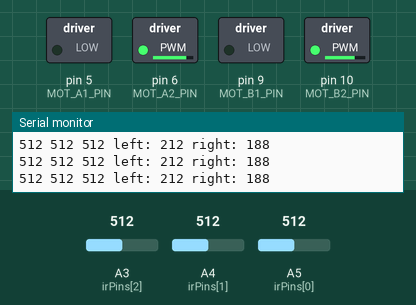
Recording of a sketch running on a simulated Arduino Uno, built with avr-gcc and run on an emulated ATmega328P. Shown: switched loads named in the sketch (green lamp = pin HIGH), the last lines printed to the serial monitor. The inputs (shaded band) are chosen by the test bench; at power-on: A3 (irPins[2]) = 512, A4 (irPins[1]) = 512, A5 (irPins[0]) = 512.

Above: at 1.2 s.
1.3 s: A3 (irPins[2]) set to 409
4.3 s: A3 (irPins[2]) set to 391
At 5.2 s:
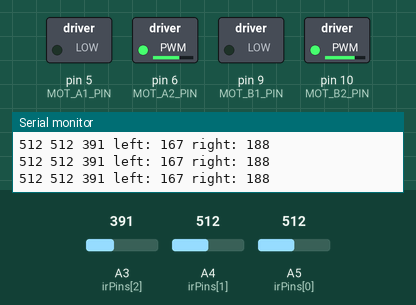
5.8 s: A4 (irPins[1]) set to 414
7.3 s: A4 (irPins[1]) set to 389
At 7.7 s:
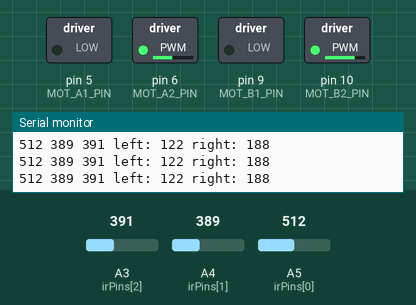
8.8 s: A5 (irPins[0]) set to 409
11.8 s: A5 (irPins[0]) set to 389
At 13.1 s:
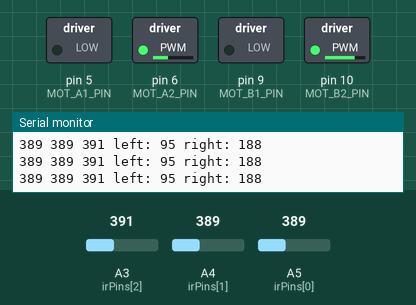
Timing chart, 0 to 14.8 s (numbered marks = the images above; inputs shaded):
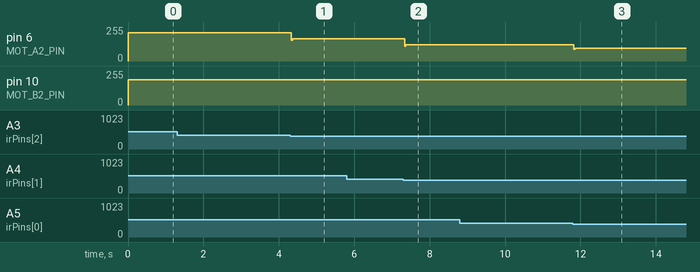

The sketch:

pidLineFollowing.ino
```cpp
/*
PID implemented Line following control of two Bi-directional Motors

This sketch was used to test if PID line following was better to use instead of a standard line
following agorithm - which it was

*/
// WheelDrive - move a pair of DC motors at varying rate and direction
//
// Copyright (c) 2016, Garth Zeglin.  All rights reserved. Licensed under the
// terms of the BSD 3-clause license as included in LICENSE.
//
// This program assumes that:
//
//  1. A DRV8833 dual DC motor driver module is connected to pins 5, 6, 9, and 10.
//  2. A pair of motors is attached to the driver.
//  3. The serial console on the Arduino IDE is set to 9600 baud communications speed.

// ================================================================================
// Define constant values and global variables.

// Define the pin numbers on which the outputs are generated.
#define MOT_A1_PIN 5
#define MOT_A2_PIN 6
#define MOT_B1_PIN 9
#define MOT_B2_PIN 10

boolean reverseL = 0;
boolean reverseR = 0;

/* variables to keep track of current speed of motors */
int leftServoSpeed = 0;
int rightServoSpeed = 0;
float motorOffset = 12;  // Adjust this value as needed

/* Define the pins for the IR sensors */
const int irPins[3] = {A5, A4, A3};

/* Define values for the IR Sensor readings */
int irSensorDigital[3] = {0, 0, 0};

int threshold = 400; // IR sensor threshold value for line detection


const int maxSpeed = 200; // the range for speed is(0,255)

// binary representation of the sensor reading
// 1 when the sensor detects the line, 0 otherwise
int irSensors = B000;

// A score to determine deviation from the line [-180 ; +180].
// Negative means the robot is left of the line.
//int error = 0;


// ================================================================================
/// Configure the hardware once after booting up.  This runs once after pressing
//// reset or powering up the board.
void setup(void)
{
  // Initialize the stepper driver control pins to output drive mode.
  pinMode(MOT_A1_PIN, OUTPUT);
  pinMode(MOT_A2_PIN, OUTPUT);
  pinMode(MOT_B1_PIN, OUTPUT);
  pinMode(MOT_B2_PIN, OUTPUT);

  // Start with drivers off, motors coasting.
  digitalWrite(MOT_A1_PIN, LOW);
  digitalWrite(MOT_A2_PIN, LOW);
  digitalWrite(MOT_B1_PIN, LOW);
  digitalWrite(MOT_B2_PIN, LOW);

  // Initialize the serial UART at 9600 bits per second.
  Serial.begin(9600);
}
// ================================================================================
/// Set the current on a motor channel using PWM and directional logic.
/// Changing the current will affect the motor speed, but please note this is
/// not a calibrated speed control.  This function will configure the pin output
/// state and return.
///
/// \param pwm    PWM duty cycle ranging from -255 full reverse to 255 full forward
/// \param IN1_PIN  pin number xIN1 for the given channel
/// \param IN2_PIN  pin number xIN2 for the given channel

void set_motor_pwm(int pwm, int IN1_PIN, int IN2_PIN)
{
  if (pwm < 0) {  // reverse speeds
    analogWrite(IN1_PIN, -pwm);
    digitalWrite(IN2_PIN, LOW);

  } else { // stop or forward
    digitalWrite(IN1_PIN, LOW);
    analogWrite(IN2_PIN, pwm);
  }
}
// ================================================================================
/// Set the current on both motors.
///
/// \param pwm_A  motor A PWM, -255 to 255
/// \param pwm_B  motor B PWM, -255 to 255

void set_motor_currents(int pwm_A, int pwm_B)
{
  set_motor_pwm(pwm_A, MOT_A1_PIN, MOT_A2_PIN);
  set_motor_pwm(pwm_B, MOT_B1_PIN, MOT_B2_PIN);

  // Print a status message to the console.
  // Serial.print("Set motor A PWM = ");
  // Serial.print(pwm_A);
  // Serial.print(" motor B PWM = ");
  // Serial.println(pwm_B);
}

// ================================================================================
/// Simple primitive for the motion sequence to set a speed and wait for an interval.
///
/// \param pwm_A  motor A PWM, -255 to 255
/// \param pwm_B  motor B PWM, -255 to 255
/// \param duration delay in milliseconds
void spin_and_wait(int pwm_A, int pwm_B, int duration)
{
  set_motor_currents(pwm_A, pwm_B);
  delay(duration);
}

void Scan() {
  // Initialize the sensors
    irSensors = B000;

  for (int i = 0; i < 3; i++) {
      int sensorValue = analogRead(irPins[i]);
      if (sensorValue >= threshold) {
        irSensorDigital[i] = 1;
        Serial.print((sensorValue));
        Serial.print(" ");
      }

    else {
      irSensorDigital[i] = 0;
      Serial.print(sensorValue);
      Serial.print(" ");
    }

    int b = 2-i;
    irSensors = irSensors + (irSensorDigital[i]<<b);
    }
    //Serial.println();
}

// PID Constants (Tune these values)
float Kp = 0.9;  // Proportional gain
float Ki = 0.0;  // Integral gain (usually small or 0)
float Kd = 0.2;  // Derivative gain

int error = 0, errorLast = 0;
float integral = 0;
float derivative = 0;

void UpdateDirection() {

  errorLast = error;

  switch (irSensors) {
    case B000: // No sensor detects the line
       error = (errorLast < 0) ? -130 : 130;
       break;
    case B100: error = -100; break; // Leftmost sensor
    case B110: error = -50; break;
    case B010: error = 0; break; // Centered
    case B011: error = 50; break;
    case B001: error = 100; break; // Rightmost sensor
    case B111: error = 0; break; // Perfectly centered
    default:   error = errorLast;
  }

  // PID Calculation
  integral += error;                      // Accumulate integral (sum of past errors)
  derivative = error - errorLast;         // Rate of change of error
  float correction = (Kp * error) + (Ki * integral) + (Kd * derivative);

  // Adjust Motor Speeds
  leftServoSpeed = maxSpeed + correction;
  rightServoSpeed = maxSpeed - correction;

  // Keep Speeds within Valid Range
  leftServoSpeed = constrain(leftServoSpeed + motorOffset, 0, maxSpeed + motorOffset);
  rightServoSpeed = constrain(rightServoSpeed - motorOffset, 0, maxSpeed - motorOffset);
}

void loop()
{
Scan();
UpdateDirection();
spin_and_wait(leftServoSpeed,rightServoSpeed,10); // sets speed for 0.01 sec
Serial.print("left: ");
Serial.print(leftServoSpeed);
Serial.print(" right: ");
Serial.print(rightServoSpeed);
Serial.println();

}
```

Measured:
- after the input at 4.3 s, pin 6 (MOT_A2_PIN): 212/255 → 167/255 at once
- after the input at 7.3 s, pin 6 (MOT_A2_PIN): 167/255 → 122/255 at once
- after the input at 11.8 s, pin 6 (MOT_A2_PIN): 122/255 → 95/255 at once
